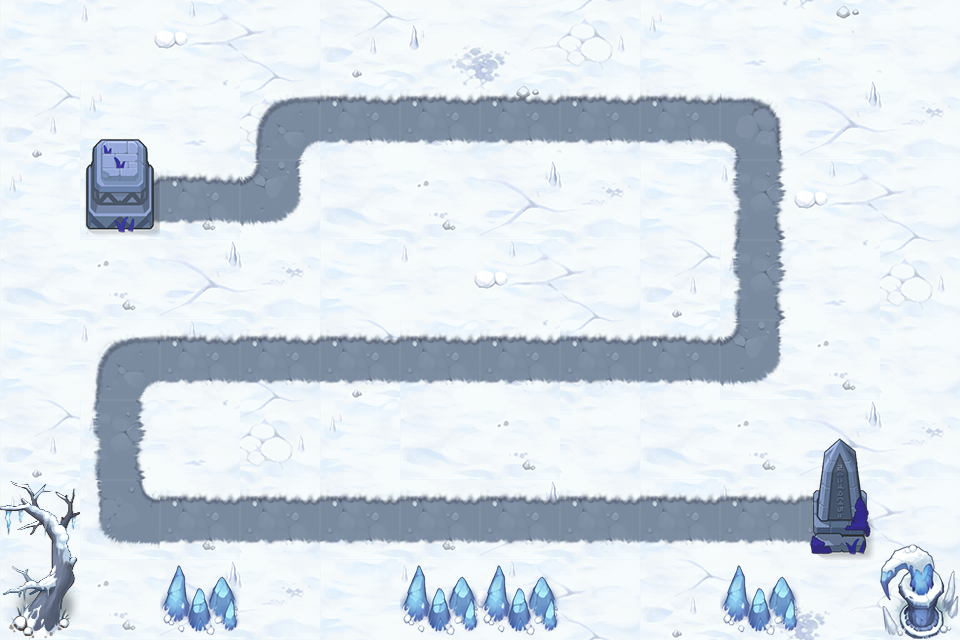

This is a level from a 2D game, rendered from its Tiled map with the project's own tilesets. A one-line summary and the map file follow, with tile-layer data summarised:
An orthogonal 12x8 tile map with 80x80 px tiles, 3 tile layers (background, road, object) and 15 objects (P0, P1, P2, P3, P4, ...).

<map version="1.0" tiledversion="1.0.3" orientation="orthogonal" renderorder="right-down" width="12" height="8" tilewidth="80" tileheight="80" nextobjectid="17">
 <tileset firstgid="1" source="xuedi.tsx" />
 <layer name="background" width="12" height="8">
  <data>[96 cells, 96 non-empty, 16 distinct tile ids]</data>
 </layer>
 <layer name="road" width="12" height="8">
  <data>[96 cells, 32 non-empty, 8 distinct tile ids]</data>
 </layer>
 <layer name="object" width="12" height="8">
  <data>[96 cells, 12 non-empty, 9 distinct tile ids]</data>
 </layer>
 <objectgroup name="path" visible="0">
  <object id="1" name="P0" x="160" y="200" />
  <object id="2" name="P1" x="280" y="200" />
  <object id="3" name="P2" x="280" y="120" />
  <object id="4" name="P3" x="760" y="120" />
  <object id="5" name="P4" x="760" y="360" />
  <object id="6" name="P5" x="120" y="360" />
  <object id="7" name="P6" x="120" y="520" />
  <object id="8" name="P7" x="800" y="520" />
  <object id="9" name="O0" x="0" y="80" width="80" height="400" />
  <object id="10" name="O1" x="160" y="80" width="80" height="80" />
  <object id="11" name="O2" x="80" y="240" width="240" height="80" />
  <object id="12" name="O3" x="320" y="160" width="400" height="160" />
  <object id="13" name="O4" x="160" y="400" width="640" height="80" />
  <object id="14" name="O5" x="800" y="80" width="160" height="320" />
  <object id="15" name="O6" x="880" y="400" width="80" height="80" />
 </objectgroup>
</map>
